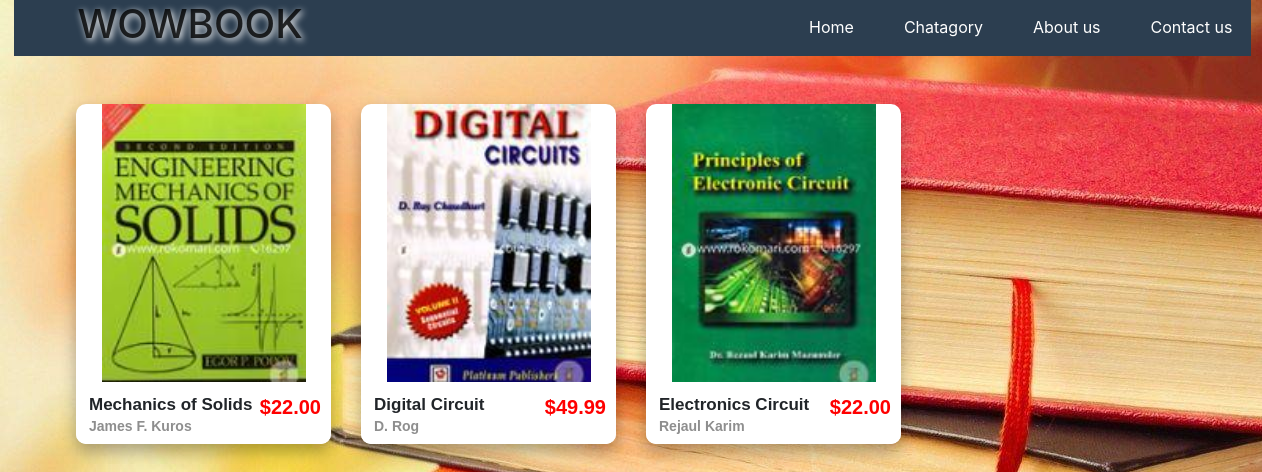
Screenshot of /eee.php with the database file from the repository.
### tables this page shows
CREATE TABLE IF NOT EXISTS `bookinfo` (
  `book_id` varchar(20) NOT NULL,
  `book_name` varchar(20) NOT NULL,
  `book_author` varchar(20) NOT NULL,
  `book_price` varchar(10) NOT NULL,
  `book_img` varchar(500) NOT NULL,
  `book_quantity` varchar(10) NOT NULL,
  `book_description` varchar(500) NOT NULL,
  `book_cat` varchar(10) NOT NULL,
  PRIMARY KEY (`book_id`)
);

### eee.php (the view, shortened to what this page needs)
<?php
$link=mysqli_connect("localhost","root","");
mysqli_select_db($link,"bookbooking");
?>
<!DOCTYPE html>
<html lang="en">
<head>
  <link href="https://stackpath.bootstrapcdn.com/bootstrap/4.3.1/css/bootstrap.min.css" rel="stylesheet">
  <link rel="stylesheet" href="home.css">
</head>
<body>
  <header class="header">
    <div class="container">
      <div class="logo">
        <h1>WOWBOOK</h1>
      </div>
      <div class="menu">
        <ul>
          <li><a href="homepage.php">Home</a></li>
          <li class="dropdown">
            <a class="dropdownbtn"href="javascript:void(0)">Chatagory</a>
          </li>
          <li><a href="about.php">About us</a></li>
          <li><a href="contact.php">Contact us</a></li>
        </ul>
      </div>
    </div>
  </header>
  <br>
  <br>
  <form class="" action="details.php" method="post">
  <div class="container">
    <div class="row">
      <?php
      $res=mysqli_query($link,"select * from bookinfo where book_cat='eee'");
      while($row=mysqli_fetch_array($res))
      {
        ?>
        <div class="col-sm-6 col-md-3">
          <div class="product">
            <div class="img-box">
              <img src="./asset/<?php echo $row["book_img"]; ?>" alt="book">
            </div>
            <div class="details">
              <h2 name="bookname"><?php echo $row["book_name"]; ?><br> <span><?php echo $row["book_author"]; ?></span></h2>
              <div class="price">$<?php echo $row["book_price"]; ?></div>
            </div>
          </div>
        </div>
        <?php
      }
       ?>
    </div>
  </div>
  </form>
</body>
</html>

### home.css (style rules this page uses)
* { padding: 0; margin: 0; }
.header { background: rgba(44, 62, 80,1.0); width: 98%; margin-left: 14px; height: 56px; }
.logo { margin: 0; display: block; float: left; color: rgba(0,0,0,0.8); text-shadow: 2px 2px 7px white; }
.menu { display: block; float: right; margin: 15px -95px; position: relative; }
ul li { list-style-type: none; display: block; float: left; margin-right:50px; }
ul li a { text-decoration: none; color: white; }
body { background: #f2f2f2; background-image: url(book.jpg); }
.product { background: #ffff; height: 340px; box-shadow: 0 8px 16px rgba(0,0,0,0.3); border-radius: 10px; font-family: sans-serif; position: relative; overflow: hidden; margin-bottom: 40px; }
.product .img-box img { width: 80%; margin: auto; display: block; }
.product .details { position: absolute; bottom: -168px; background: #ffff; padding: 13px; box-sizing: border-box; transition: 0.35s; }
.product .details h2 { font-size: 17px; font-weight: bold; margin: 0 0 10px 0; }
.product .details h2 span { font-size: 14px; color: #8e8e8e; }
.product .details .price { position: absolute; top:10px; right: 10px; color: red; font-weight: bold; font-size: 20px; }

### rows the page displays
bookinfo: shows a picture, book_name "Mechanics of Solids", book_author "James F. Kuros", book_price "22.00"
bookinfo: book_img (picture), book_name "Digital Circuit", book_author "D. Rog", book_price "49.99"
bookinfo: shows a picture, book_name "Electronics Circuit", book_author "Rejaul Karim", book_price "22.00"
